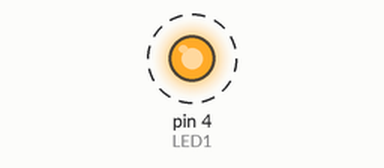
The sketch below on a simulated Arduino Uno, built with avr-gcc and run on an emulated ATmega328P. On the bench: output pins drawn as LEDs (lit = HIGH). Dashed ring = blinking.

Above: at 0.5 s.
Timing chart, 0 to 4.6 s (numbered marks = the images above):
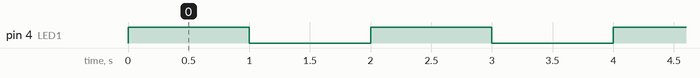

Measured:
- by itself, pin 4 (LED1): alternates HIGH for 1.0 s and LOW for 1.0 s

The sketch:

blink.ino
```cpp
/*
* Utiliza diretrizes de compilação para melhor legibilidade do código
* No exemplo disponivel no tinkercard, utilizei o pino digital 4 do Arduino
* TEMPO_PISCA em ms, 1000ms = 1s
*/
#define LED1 4
#define TEMPO_PISCA 1000

void setup()
{
  // Setamos o pino LED1 como SAÍDA
  pinMode(LED1, OUTPUT);
}

void loop()
{
  // Escreve o valor HIGH no pino LED1, ligando o led
  digitalWrite(LED1, HIGH);
  // Espera o tempo desejado
  delay(TEMPO_PISCA);
  // Escreve o valor lógico LOW no pino LED1, desligando o led
  digitalWrite(LED1, LOW);
  // Espera o tempo desejado
  delay(TEMPO_PISCA);
}
```
